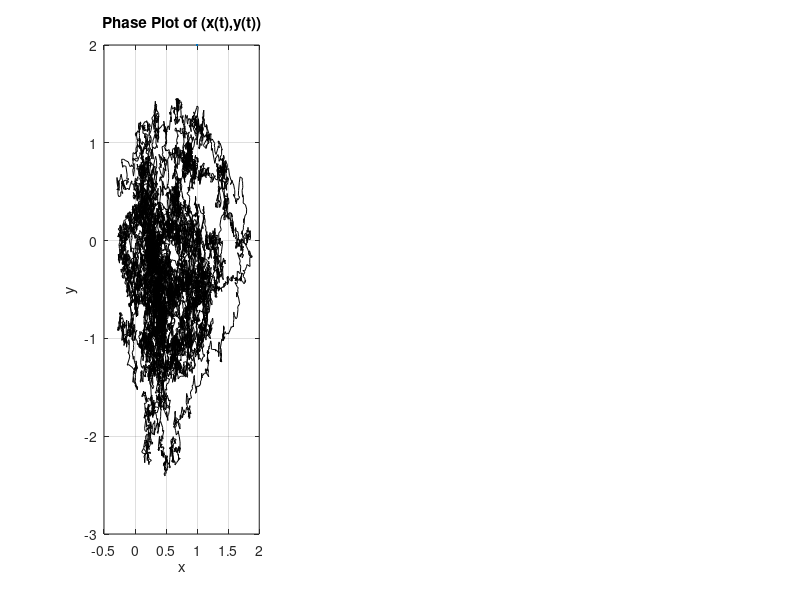

The MATLAB script that drew this image: (Note: this script raises an error after producing the figure.)
% Code corresponding to the dyad-interaction model in Sections 3.1 and 
% SI.4.1 - "A Nonlinear Dyad Model with Intermittent Extreme Events" of the
% paper "Assimilative Causal Inference".
%
% Authors: Marios Andreou, Nan Chen, Erik Bollt.
%
% Code Information: Application of Assimilative Causal Inference (ACI) to a 
% two-dimensional dyad-interaction dynamical system with intermittent extreme 
% events:
%
%       dx/dt = - d_xx + γxy + f_x + σ_x·dot(W)_x,
%       dy/dt = - d_yy - γx² + f_y + σ_y·dot(W)_y.
%
% This is a reduced-order conceptual model for low-frequency atmospheric 
% variability. It is also a conditional Gaussian nonlinear system (CGNS); See 
% Section 2.1 of the Supplementary Information. Extreme events in the 
% large-scale variable x are induced by the small-scale mode y in the form of 
% antidamping when y > d_x/γ. ACI is employed to study the causal relationship 
% y(t) → x over time t∈[0,T]. Therefore, x is assumed to be the observable, 
% while y is the unobserved variable. This code uses the same model parameter 
% values as those cited in the paper.
%
% Written and tested in MATLAB R2024b.
%
% MATLAB Toolbox and M-file Requirements:
% 
% Code used to obtain the required m-file scripts and MATLAB toolboxes:
% [fList, pList] = matlab.codetools.requiredFilesAndProducts('dyad_interaction_model.m');
%
% M-file Scripts:
%   ➤ dyad_interaction_model.m
%   ➤ progress_bar.m
%   ➤ simps.m (https://www.mathworks.com/matlabcentral/fileexchange/25754-simpson-s-rule-for-numerical-integration)
%
% Data:
%   ➤ N/A
%
% Toolboxes:
%   ➤ N/A
%
% GitHub Repository: https://github.com/marandmath/ACI_code
% MIT License Information: https://github.com/marandmath/ACI_code/blob/main/LICENSE

%%%%%%%%%%%%%%%%%%%%%%%%%%%%%%%%%%%%%%%%%%%%%%%%%%%%%%%%%%%%%%%%%%%%%%%%%%%%%%%%
%%%%%%%%%%%%%%%%%%%%%%%%%%%%%%%%  MODEL SETUP  %%%%%%%%%%%%%%%%%%%%%%%%%%%%%%%%%
%%%%%%%%%%%%%%%%%%%%%%%%%%%%%%%%%%%%%%%%%%%%%%%%%%%%%%%%%%%%%%%%%%%%%%%%%%%%%%%%

% Fixing the random number seed for reproducibility across each simulation.
rng(333)

% Total number of time steps within the given time interval.
N = 30000;
% Numerical integration time step.
dt = 0.001;
% Total simulation time.
T = N*dt;

% Observed variable.
x = zeros(1, N+1);
% Unobserved variable.
y = zeros(1, N+1);

% Damping of x.
d_x = 0.5;
% Damping of y.
d_y = 0.5;
% Feedback of the quadratic nonlinear term.
gamma = 2;
% Constant forcing in x.
F_x = 0.5;
% Constant forcing in y.
F_y = 1;

% Additive noise feedback in x.
sigma_x = 0.5;
% Additive noise feedback in y.
sigma_y = 1;

% Initial conditions.
x(1) = F_x/d_x;
y(1) = F_y/d_y;

% Observable coefficient matrix: Feedback of y in x.
L_x = zeros(1, N+1);
% Forcing in the observable process.
f_x = zeros(1, N+1);
% Noise feedback matrices in the observable process.
Sx_1 = sigma_x;
Sx_2 = 0;

% Unobservable coefficient matrix: Feedback of y in y.
L_y = -d_y;
% Forcing in the unobservable process.
f_y = zeros(1, N+1);
% Noise feedback matrices in the unobservable process.
Sy_1 = 0;
Sy_2 = sigma_y;

% Initiating the time-dependent model components.
L_x(1) = gamma * x(1);
f_x(1) = F_x - d_x * x(1);
f_y(1) = F_y - gamma * x(1).^2;

%%%%%%%%%%%%%%%%%%%%%%%%%%%%%%%%%%%%%%%%%%%%%%%%%%%%%%%%%%%%%%%%%%%%%%%%%%%%%%%%
%%%%%%%%%%%%%%%%%%%%%%%%  GENERATING THE TRUE SIGNALS  %%%%%%%%%%%%%%%%%%%%%%%%%
%%%%%%%%%%%%%%%%%%%%%%%%%%%%%%%%%%%%%%%%%%%%%%%%%%%%%%%%%%%%%%%%%%%%%%%%%%%%%%%%

for j = 2:N+1 

    % Wiener increments.
    dW_x = randn;
    dW_y = randn;

    % Updating the state variables based on the dynamical system equations.
    x(j) = x(j-1) + (L_x(j-1) * y(j-1) + f_x(j-1)) * dt ...
                  + Sx_1 * sqrt(dt) * dW_x + Sx_2 * sqrt(dt) * dW_y;
    y(j) = y(j-1) + (L_y * y(j-1) + f_y(j-1)) * dt ... 
                  + Sy_1 * sqrt(dt) * dW_x + Sy_2 * sqrt(dt) * dW_y;

    % Updating the time-dependent model components.
    L_x(j) = gamma * x(j);
    f_x(j) = F_x - d_x * x(j);
    f_y(j) = F_y - gamma * x(j)^2;

end

%%%%%%%%%%%%%%%%%%%%%%%%%%%%%%%%%%%%%%%%%%%%%%%%%%%%%%%%%%%%%%%%%%%%%%%%%%%%%%%%
%%%%%%%%%%%%%%%%%%%%%%%%%%%%%%%%%  FILTERING  %%%%%%%%%%%%%%%%%%%%%%%%%%%%%%%%%%
%%%%%%%%%%%%%%%%%%%%%%%%%%%%%%%%%%%%%%%%%%%%%%%%%%%%%%%%%%%%%%%%%%%%%%%%%%%%%%%%

% Sum of Grammians of the observable process' noise feedbacks.
S_xoS_x = Sx_1^2 + Sx_2^2;
% Inverse of the sum of the observational noise coefficients' Grammians.
S_xoS_x_inv = 1/S_xoS_x;
% Sum of Grammians of the unobservable process' noise feedbacks.
S_yoS_y =  Sy_1^2 + Sy_2^2;
% Noise cross-interactions between the observable and unobservable processes.
S_yoS_x = Sy_1*Sx_1 + Sy_2*Sx_2;
S_xoS_y = S_yoS_x.';

% Posterior filter mean of the latent variable y.
filter_mean = zeros(1, N+1);
% Initial value of the posterior filter mean.
filter_mean(1) = y(1);
% Posterior filter covariance matrix of the latent variable y.
filter_cov = zeros(1, N+1);
% Initial value of the posterior filter covariance. Choosing a positive definite 
% matrix as to preserve the positive-definiteness of the posterior covariance 
% matrices over time.
filter_cov(1) = 0.1;

mu0 = filter_mean(1);
R0 = filter_cov(1);

for j = 2:N+1
    
    dx = x(j) - x(j-1);
    aux = S_yoS_x + filter_cov(j-1) * L_x(j-1);

    % Update the posterior filter mean and posterior filter covariance using the
    % optimal nonlinear filter state estimation equations for CGNSs; See Section 
    % 2.1.2 of the Supplementary Information.
    mu = mu0 + (L_y * mu0 + f_y(j-1)) * dt ...
             + aux * S_xoS_x_inv * (dx - (L_x(j-1) * mu0 + f_x(j-1)) * dt);
    R = R0 + (L_y * R0 + R0 * L_y + S_yoS_y - aux * S_xoS_x_inv * aux) * dt;
    
    filter_mean(j) = mu;
    filter_cov(j) = R;
    mu0 = mu;
    R0 = R;

end

%%%%%%%%%%%%%%%%%%%%%%%%%%%%%%%%%%%%%%%%%%%%%%%%%%%%%%%%%%%%%%%%%%%%%%%%%%%%%%%%
%%%%%%%%%%%%%%%%%%%%%%%%%%%%%%%%%  SMOOTHING  %%%%%%%%%%%%%%%%%%%%%%%%%%%%%%%%%%
%%%%%%%%%%%%%%%%%%%%%%%%%%%%%%%%%%%%%%%%%%%%%%%%%%%%%%%%%%%%%%%%%%%%%%%%%%%%%%%%

% Posterior smoother mean of the latent variable y.
smoother_mean = zeros(1, N+1); 
% Posterior smoother covariance matrix of the latent variable y.
smoother_cov = zeros(1, N+1);

% Smoother runs backwards: "Initial" values of the smoother statistics (i.e., at
% the last time instant T) are the corresponding posterior filter statistics.
smoother_mean(N+1) = filter_mean(N+1);
smoother_cov(N+1) = filter_cov(N+1);

% Auxiliary matrices used for the calculation of the online smoother for this 
% CGNS. The online smoother is required for the calculation of the subjective 
% and objective causal influence range (CIR) lengths of y(t) → x at each time 
% t∈[0,T]. Notation used is consistent with that of the original CGNS online 
% smoother work and the accompanying martingale-free introduction to CGNSs 
% paper: 
%   10.48550/arXiv.2411.05870 and 10.48550/arXiv.2410.24056
E_j_matrices = zeros(1, N+1);
F_j_matrices = zeros(1, N+1);
G_x_j = L_x(N+1) + S_xoS_y / filter_cov(N+1);
G_y_j = L_y + S_yoS_y / filter_cov(N+1);
C_jj = 1 - G_y_j * dt;
H_j = filter_cov(N+1) \ (L_y * filter_cov(N+1) + filter_cov(N+1) * L_y + S_yoS_y);
K_j = S_xoS_x_inv * G_x_j;
E_j_matrices(N+1) = C_jj + S_yoS_x * K_j * dt;
F_j_matrices(N+1) = - filter_cov(N+1) * ( ...
                        K_j + (G_x_j * K_j * filter_cov(N+1) * K_j - filter_cov(N+1) \ H_j * filter_cov(N+1) * K_j + L_y * K_j) * dt ...
                        - L_x(N+1) * (S_xoS_x_inv + K_j * filter_cov(N+1) * K_j * dt) ...
                      );

muT = smoother_mean(N+1);
RT = smoother_cov(N+1);

for j = N:-1:1

    % Calculation of the online smoother auxiliary matrices.
    G_x_j = L_x(j) + S_xoS_y / filter_cov(j);
    G_y_j = L_y + S_yoS_y / filter_cov(j);
    C_jj = 1 - G_y_j * dt;
    H_j = filter_cov(j) \ (L_y * filter_cov(j) + filter_cov(j) * L_y + S_yoS_y);
    K_j = S_xoS_x_inv * G_x_j;
    E_j_matrices(j) = C_jj + S_yoS_x * K_j * dt;
    F_j_matrices(j) = - filter_cov(j) * ( ...
                        K_j + (G_x_j * K_j * filter_cov(j) * K_j - filter_cov(j) \ H_j * filter_cov(j) * K_j + L_y * K_j) * dt ...
                        - L_x(j) * (S_xoS_x_inv + K_j * filter_cov(j) * K_j * dt) ...
                      );

    dx = x(j+1) - x(j);
    A_j = L_y - S_yoS_x * S_xoS_x_inv * L_x(j);
    B_j = S_yoS_y - S_yoS_x * S_xoS_x_inv * S_xoS_y;

    % Update the posterior smoother mean and posterior smoother covariance using
    % the optimal nonlinear smoother state estimation backward equations for 
    % CGNSs; See Section 2.1.2 of the Supplementary Information.
    mu = muT - (L_y * muT + f_y(j) - B_j / filter_cov(j) * (filter_mean(j) - muT)) * dt ...
             + S_yoS_x * S_xoS_x_inv * (-dx + (L_x(j) * muT + f_x(j)) * dt);
    R = RT - ((A_j + B_j / filter_cov(j)) * RT + RT * (A_j + B_j / filter_cov(j)) - B_j) * dt;
    
    smoother_mean(j) = mu;
    smoother_cov(j) = R;
    muT = mu;
    RT = R;

end

%%%%%%%%%%%%%%%%%%%%%%%%%%%%%%%%%%%%%%%%%%%%%%%%%%%%%%%%%%%%%%%%%%%%%%%%%%%%%%%%
%%%%%%%%%%%%%%%%%%%%%  PLOTTING FILTER & SMOOTHER RESULTS  %%%%%%%%%%%%%%%%%%%%%
%%%%%%%%%%%%%%%%%%%%%%%%%%%%%%%%%%%%%%%%%%%%%%%%%%%%%%%%%%%%%%%%%%%%%%%%%%%%%%%%

% Plotting interval to be used throughout the run.
time_start_plot = 5;
time_end_plot = 25;

% Phase plot and time series of x and y.
figure('WindowState', 'maximized');

subplot(1, 3, 1)
plot(x(round(time_start_plot/dt)+1:round(time_end_plot/dt)+1), y(round(time_start_plot/dt)+1:round(time_end_plot/dt)+1), 'k', LineWidth=2)
title('Phase Plot of (x(t),y(t))')
xlabel('x')
ylabel('y')
grid on
fontsize(16, 'points')

subplot(1, 3, [2, 3])
plot(time_start_plot:dt:time_end_plot, x(round(time_start_plot/dt)+1:round(time_end_plot/dt)+1), 'm', LineWidth=2)
hold on
plot(time_start_plot:dt:time_end_plot, y(round(time_start_plot/dt)+1:round(time_end_plot/dt)+1), 'b', LineWidth=2)
yline(d_x/gamma, 'k--', LineWidth=2)
title('Time Series of x and y')
xlabel('t')
legend('x', 'y', 'Antidamping Threshold d_x/γ', NumColumns=3)
grid on
fontsize(16, 'points')

% Time series of the posterior filter and smoother Gaussian statistics of y.
figure('WindowState', 'maximized');

subplot(2, 1, 1)
plot(time_start_plot:dt:time_end_plot, y(round(time_start_plot/dt)+1:round(time_end_plot/dt)+1), 'b', LineWidth=2)
hold on
plot(time_start_plot:dt:time_end_plot, filter_mean(round(time_start_plot/dt)+1:round(time_end_plot/dt)+1), 'g', LineWidth=2)
plot(time_start_plot:dt:time_end_plot, smoother_mean(round(time_start_plot/dt)+1:round(time_end_plot/dt)+1), 'r', LineWidth=2)
yline(d_x/gamma, 'k--', LineWidth=2)
title('True and Posterior Mean Time Series of y')
xlabel('t')
ylabel('y')
legend('Truth', 'Filter', 'Smoother', 'Antidamping Threshold d_x/γ', NumColumns=4)
grid on
fontsize(16, 'points')

subplot(2, 1, 2)
plot(time_start_plot:dt:time_end_plot, filter_cov(round(time_start_plot/dt)+1:round(time_end_plot/dt)+1), 'g', LineWidth=2)
hold on
plot(time_start_plot:dt:time_end_plot, smoother_cov(round(time_start_plot/dt)+1:round(time_end_plot/dt)+1), 'r', LineWidth=2)
title('Posterior Variance of y')
xlabel('t')
ylabel('Var(y|x)')
legend('Filter', 'Smoother', NumColumns=2)
grid on
fontsize(16, 'points')

%%%%%%%%%%%%%%%%%%%%%%%%%%%%%%%%%%%%%%%%%%%%%%%%%%%%%%%%%%%%%%%%%%%%%%%%%%%%%%%%
%%%%%%%%%%%%%%%%%%%%%%%%%%%%%%%%  ACI ANALYSIS  %%%%%%%%%%%%%%%%%%%%%%%%%%%%%%%%
%%%%%%%%%%%%%%%%%%%%%%%%%%%%%%%%%%%%%%%%%%%%%%%%%%%%%%%%%%%%%%%%%%%%%%%%%%%%%%%%

% Calculating the ACI metric for y(t) → x at each time t∈[0,T].
signal_smoother_filter = 0.5 * (smoother_mean - filter_mean).^2 ./ filter_cov;
cov_ratio_smoother_filter = smoother_cov ./ filter_cov;
dispersion_smoother_filter = 0.5 * (-log(cov_ratio_smoother_filter) + cov_ratio_smoother_filter - 1);
ACI_metric = signal_smoother_filter + dispersion_smoother_filter;

% Implementation of the fixed-lag online smoother for CGNSs: 
%   10.48550/arXiv.2411.05870
% The online smoother is required for the calculation of the subjective and 
% objective causal influence range (CIR) lengths of y(t) → x at each time 
% t∈[0,T]. Notation used is consistent with that of the original CGNS online 
% smoother work and the accompanying martingale-free introduction to CGNSs 
% paper: 
%   10.48550/arXiv.2411.05870 and 10.48550/arXiv.2410.24056

% The fixed-lag parameter is set equal to the total number of observations, 
% N = ⌈T/Δt⌉, such that at each time instant the full backward algorithm is 
% carried out. This is because each online smoother distribution, pₙ(yʲ|x), is 
% needed for the calculation of the subjective and objective CIRs; See Section 
% 2.3 of the Supplementary Information.
fixed_lag = N+1;

% Saving the online smoother mean, online smoother covariance matrices, and 
% update matrices in a cell array where each row is another cell array with as 
% many columns as the cardinal number of the current row. Using such nested cell
% arrays efficiently simulates staggered arrays in MATLAB. This approach 
% efficiently preserves space in memory without defining unnecessarily large 
% high-order tensors to store the online smoother estimations and update 
% matrices. In these nested cell arrays, the first/parent index corresponds to 
% n∈{j,j+1,...,N} for the current observation xⁿ, while the second/child index 
% corresponds to j∈{0,1,...,N} for the time instant tⱼ at which we carry out the
% online smoother state estimation for yʲ=y(tⱼ).
online_fixed_mean = cell(N+1, 1);
online_fixed_cov = cell(N+1, 1);
update_matrices_fixed = cell(N-1, 1);
for n = 1:(N-1)
    update_matrices_fixed{n} = zeros(1, n+1);
    online_fixed_mean{n} = zeros(1, n);
    online_fixed_cov{n} = zeros(1, n);
end
for n = N:N+1
    online_fixed_mean{n} = zeros(1, n);
    online_fixed_cov{n} = zeros(1, n);
end

% Details of the online smoother algorithm for CGNSs are briefly reviewed in 
% Section 2.2 of the Supplementary Information.

% Need to do the first two observations manually.

% A single observation (n=1).
online_fixed_mean{1}(1) = filter_mean(1);
online_fixed_cov{1}(1) = filter_cov(1);

% Two observations (n=2).
online_fixed_mean{2}(2) = filter_mean(2);
online_fixed_cov{2}(2) = filter_cov(2);
if fixed_lag == 0

    online_fixed_mean{2}(1) = online_fixed_mean{1}(1);
    online_fixed_cov{2}(1) = online_fixed_cov{1}(1);

else

    aux_vec = filter_mean(1) ...
              - E_j_matrices(1) * ((1 + L_y * dt) * filter_mean(1) + f_y(1) * dt) ...
              + F_j_matrices(1) * (x(2) - x(1) - (L_x(1) * filter_mean(1) + f_x(1)) * dt);
    online_fixed_mean{2}(1) = E_j_matrices(1) * filter_mean(2) + aux_vec;
    aux_mat = filter_cov(1) ...
              - E_j_matrices(1) * (1 + L_y * dt) * filter_cov(1) ... 
              - F_j_matrices(1) * L_x(1) * filter_cov(1) * dt;
    online_fixed_cov{2}(1) = E_j_matrices(1) * filter_cov(2) * E_j_matrices(1) + aux_mat;

end

% Used for the text-based progress bar.
start_time = tic;

for n = 3:N+1

    % Text-based progress bar.
    progress_bar('Online Smoother Algorithm', n-2, length(3:N+1), start_time);

    online_fixed_mean{n}(n) = filter_mean(n);
    online_fixed_cov{n}(n) = filter_cov(n);

    if fixed_lag == 0

        online_fixed_mean{n}(n-1) = online_fixed_mean{n-1}(n-1);
        online_fixed_cov{n}(n-1) = online_fixed_cov{n-1}(n-1);

    else

        aux_vec = filter_mean(n-1) ...
                  - E_j_matrices(n-1) * ((1 + L_y * dt) * filter_mean(n-1) + f_y(n-1) * dt) ...
                  + F_j_matrices(n-1) * (x(n) - x(n-1) - (L_x(n-1) * filter_mean(n-1) + f_x(n-1)) * dt);
        online_fixed_mean{n}(n-1) = E_j_matrices(n-1) * filter_mean(n) + aux_vec;
        aux_mat = filter_cov(n-1) ...
                  - E_j_matrices(n-1) * (1 + L_y * dt) * filter_cov(n-1) ...
                  - F_j_matrices(n-1) * L_x(n-1) * filter_cov(n-1) * dt;
        online_fixed_cov{n}(n-1) = E_j_matrices(n-1) * filter_cov(n) * E_j_matrices(n-1) + aux_mat;

    end

    for j = (n-1):-1:1

        if  (1 <= j) && (j <= n-1-fixed_lag)

            online_fixed_mean{n}(j) = online_fixed_mean{n-1}(j);
            online_fixed_cov{n}(j) = online_fixed_cov{n-1}(j);

        elseif (n-fixed_lag <= j) && (j <= n-1)

            if j == n-1
                update_matrices_fixed{n-2}(n-1) = 1;
            elseif j == n-2
                update_matrices_fixed{n-2}(n-2) = E_j_matrices(n-2);
            else
                update_matrices_fixed{n-2}(j) = update_matrices_fixed{n-3}(j) * E_j_matrices(n-2);
            end
            online_mean_inov = online_fixed_mean{n}(n-1) - filter_mean(n-1);
            online_fixed_mean{n}(j) = online_fixed_mean{n-1}(j) + update_matrices_fixed{n-2}(j) * online_mean_inov;
            online_cov_inov = online_fixed_cov{n}(n-1) - filter_cov(n-1);
            online_fixed_cov{n}(j) = online_fixed_cov{n-1}(j) + update_matrices_fixed{n-2}(j) * online_cov_inov * update_matrices_fixed{n-2}(j);

        end        
    end
end

% Calculating the subjective CIR length for y(t) → x at each time t∈[0,T] and 
% for various orders O(10⁻ᵏ) of ε values. The associated objective CIR length is 
% also calculated using its computationally efficient underestimating 
% approximation. The theory behind the subjective and objective CIR length is 
% given in Section 1.5 of the Supplementary Information, while their 
% computational details for CGNSs are given in Section 2.3. 

% Letting 10⁻⁶ ≤ ε ≤ 10⁰‧⁵ with a resolution of 513 points.
epsilon_resolution = 513;
lowest_order = -6;
highest_order = 0.5;
eps_ord_values = flip(linspace(lowest_order, highest_order, epsilon_resolution));

% The following snippet instead uses a more adaptive mesh of ε, instead of a 
% purely logarithmic one as the above implementation, for a more realistic 
% integration of the subjective CIRs over ε for obtaining the exact 
% corresponding objective CIR.
% adaptive_point = -2;
% half_resolution = 250;
% eps_ord_values = unique([
%     flip(log10(linspace(10^adaptive_point, 10^highest_order, half_resolution))), ...
%     flip(linspace(lowest_order, adaptive_point, half_resolution))
% ], 'stable');

% Calculating the subjective and objective CIRs over the plotting time interval 
% of choice. We add a lookahead tolerance for the lagged observational time: 
%   T'∈[t,time_end_plot+lookahead_tolerance],
% to avoid observational saturation as t approaches time_end_plot.
lookahead_tolerance = 0.6;
first_idx = round(time_start_plot/dt)+1;
if time_end_plot+lookahead_tolerance < T
    last_idx = round((time_end_plot+lookahead_tolerance)/dt)+1;
else
    last_idx = round(time_end_plot/dt)+1;
end
plot_len = length(first_idx:last_idx);

subjective_CIR = zeros(length(eps_ord_values), plot_len);
approx_objective_CIR = zeros(1, plot_len);
% CIR relative entropy metric δ(T';t) (See Section 1.5.1 of the Supplementary 
% Information) used to calculate the approximate objective CIR via a time 
% integral over the lagged observational time T' instead of integrating 
% the associated subjective CIR over ε as in the definition to get the exact 
% objective CIR length; See Section 1.5.3 of the Supplementary Information. 
% Using the notation from Section 2.3 of the Supplementary Information, 
% RE_metric is Pₙʲ, with the rows of RE_metric corresponding to the natural time 
% t (i.e., j∈{first_idx,first_idx+1,...,last_idx} index) while the columns 
% correspond to the lagged observational time T' (i.e., n∈{j,j+1,...,last_idx} 
% index).
RE_metric = zeros(plot_len, plot_len); 
max_RE_metric = zeros(1, plot_len);

% Used for the text-based progress bar.
start_time = tic;

for eps_idx = 1:length(eps_ord_values)

    epsilon = 10^eps_ord_values(eps_idx);
    
    for j = first_idx:last_idx
    
        % Text-based progress bar.
        progress_bar('Calculation of the CIRs', j-first_idx+1+(eps_idx-1)*plot_len, length(eps_ord_values)*plot_len, start_time);
        
        % Calculation of the objective CIR length approximation.
        if eps_idx == 1

            % Calculating and storing Pₙʲ over n∈{j,j+1,...,last_idx} for a 
            % fixed j∈{first_idx,first_idx+1,...,last_idx}.
            RE_n = zeros(1, length(j:last_idx));
            for obs = j:last_idx
                cov_ratio = online_fixed_cov{end}(j) / online_fixed_cov{obs}(j);
                RE_n(obs-j+1) = 0.5 * (online_fixed_mean{end}(j) - online_fixed_mean{obs}(j))^2 / online_fixed_cov{obs}(j) ...
                                + 0.5 * (cov_ratio - 1 - log(cov_ratio));
            end
            max_RE_metric(j-first_idx+1) = max(RE_n);
            RE_metric(j-first_idx+1, 1:length(RE_n)) = RE_n;

            % If it is essentially zero then do not calculate the CIR and set 
            % equal to 0 instead (as to avoid operationally inflated CIR values
            % due to the normalization in the objective CIR approximation and
            % to numerical precision errors).
            RE_metric_threshold = 1e-5;
            if max(RE_n) > RE_metric_threshold

                % Estimation of the integral using a composite trapezoidal
                % rule.
                % approx_objective_CIR(j-first_idx+1) = trapz(RE_n)*dt/max(RE_n);

                % Estimation of the integral using a composite Simpson's 1/3 
                % rule for better accuracy.
                try
                    approx_objective_CIR(j-first_idx+1) = simps(RE_n)*dt/max(RE_n);
                catch
                    approx_objective_CIR(j-first_idx+1) = 0;
                end

            else

                approx_objective_CIR(j-first_idx+1) = 0;
            
            end

        end

        % Calculation of the subjective CIR length for this ε value.
        RE_n = RE_metric(j-first_idx+1, 1:length(j:last_idx));
        subj_CIR_idx = find(RE_n > epsilon, 1, 'last');
        if isempty(subj_CIR_idx)
            subj_CIR_idx = 0;
        end
        subjective_CIR(eps_idx, j-first_idx+1) = subj_CIR_idx*dt;
    end
end

%%%%%%%%%%%%%%%%%%%%%%%%%%%%%%%%%%%%  NOTE  %%%%%%%%%%%%%%%%%%%%%%%%%%%%%%%%%%%%
% When choosing a sufficiently large epsilon_resolution and a sufficiently large 
% k where 10⁻ᵏ ≤ ε, then the objective CIR at each time tⱼ can be calculated 
% through the definition by averaging the corresponding subjective CIR over ε 
% via a numerical quadrature method using the following command (the flip 
% operations are needed to put the ε (see eps_ord_values variable) interval in 
% ascending order):

% Estimation of the integral using a composite trapezoidal rule.
% defn_objective_CIR = trapz(10.^flip(eps_ord_values), flipud(subjective_CIR(:, 1:end-lookahead_tolerance/dt)), 1)./max_RE_metric(1:end-lookahead_tolerance/dt);

% Estimation of the integral using a composite Simpson's 1/3 rule for better 
% accuracy.
defn_objective_CIR = simps(10.^flip(eps_ord_values), flipud(subjective_CIR(:, 1:end-lookahead_tolerance/dt)), 1)./max_RE_metric(1:end-lookahead_tolerance/dt);

%%%%%%%%%%%%%%%%%%%%%%%%%%%%%%%%%%%%%%%%%%%%%%%%%%%%%%%%%%%%%%%%%%%%%%%%%%%%%%%%
%%%%%%%%%%%%%%%%%%%%%%%  PLOTTING ACI ANALYSIS RESULTS  %%%%%%%%%%%%%%%%%%%%%%%%
%%%%%%%%%%%%%%%%%%%%%%%%%%%%%%%%%%%%%%%%%%%%%%%%%%%%%%%%%%%%%%%%%%%%%%%%%%%%%%%%

% Time series of the ACI metric and objective CIR length for y(t) → x, as well 
% as heatmap of the subjective CIR length over time and ε.
figure('WindowState', 'maximized');

subplot(3, 1, 1)
plot(time_start_plot:dt:time_end_plot, ACI_metric(round(time_start_plot/dt)+1:round(time_end_plot/dt)+1), 'k', LineWidth=2)
title('ACI Metric for y(t) \rightarrow x')
xlabel('t')
ylabel('Relative Entropy')
grid on
fontsize(16, 'points')

subplot(3, 1, 2)
xx = time_start_plot:dt:time_end_plot;
yy = eps_ord_values;
[X, Y] = meshgrid(xx, yy);
% pcolor(X, Y, log10(subjective_CIR(:, 1:end-lookahead_tolerance/dt)./max_RE_metric(1:end-lookahead_tolerance/dt)));
pcolor(X, Y, log10(subjective_CIR(:, 1:end-lookahead_tolerance/dt)));
shading interp
colormap("jet")
clim([-2, 0.5])
cb = colorbar('eastoutside', Ticks=-2:0.5:0.5, TickLabels=arrayfun(@(x) sprintf('10^{%.1f}', x), -2:0.5:0.5, 'UniformOutput', false));
cb.Position(1) = cb.Position(1) + 0.1;
cb.Position(3) = 0.015;
ylim([lowest_order, highest_order])
set(gca, 'YDir','reverse')
title('Subjective CIR Length for y(t) \rightarrow x (Logarithmic Scale)')
xlabel('t')
ylabel('ε')
yticks(lowest_order:highest_order)
yticklabels(arrayfun(@(x) sprintf('10^{%d}', x), lowest_order:highest_order, 'UniformOutput', false))
fontsize(16, 'points')

subplot(3, 1, 3)
plot(time_start_plot:dt:time_end_plot, x(round(time_start_plot/dt)+1:round(time_end_plot/dt)+1), 'm', LineWidth=2)
hold on
plot(time_start_plot:dt:time_end_plot, y(round(time_start_plot/dt)+1:round(time_end_plot/dt)+1), 'b', LineWidth=2)
yline(d_x/gamma, 'k--', LineWidth=2)
% Plotting the objective CIR length whiskers extending forward in time from each 
% y(t) at uniform intervals for optimal plotting.
% Whisker-plotting interval measured in indices.
whisker_interval = 40; 
for j = round(time_start_plot/dt)+1:whisker_interval:round(time_end_plot/dt)+1
    plot([(j-1)*dt, (j-1)*dt+approx_objective_CIR(j-round(time_start_plot/dt))], [y(j), y(j)], 'color', [0, 0.2470, 0.5410, 0.4], 'LineWidth', 0.5)
    plot((j-1)*dt+approx_objective_CIR(j-round(time_start_plot/dt)), y(j), 'color', [0 0.2470 0.5410], 'marker', '|')
end
xlim([time_start_plot, time_end_plot])
title('Time Series and Objective CIR Length for y(t) \rightarrow x')
xlabel('t')
legend('x', 'y', 'Antidamping Threshold d_x/γ', 'Objective CIR Length', NumColumns=4)
set(gca,'XGrid', 'on', 'YGrid', 'off')
fontsize(16, 'points')

% Heatmap of the normalized CIR relative entropy metric for y(t) → x: 
%   δ(T';t)/max{δ(T';t): T'∈[t,T]},
% over natural time t∈[0,T] and lagged observational time after t, T'-t∈[0,T],
% and comparison of the time series of the objective CIR length values for 
% y(t) → x calculated using the definition and computationally efficient 
% underestimate approximation.
figure('WindowState', 'maximized');

subplot(3, 2, 1:4)
% Choosing a smaller lagged observational time window for optimal plotting:
%   lag_obs_time_end_plot∈[0,time_end_plot-time_start_plot]
% Note that T'∈[t,T] at each t∈[0,T].
lag_obs_time_end_plot = 5;
data = log10(RE_metric(1:end-lookahead_tolerance/dt, 1:end-lookahead_tolerance/dt).'./max_RE_metric(1:end-lookahead_tolerance/dt));
data(data == -Inf) = NaN;
h = imagesc([time_start_plot time_end_plot], [0, lag_obs_time_end_plot], data(1:round(lag_obs_time_end_plot/dt)+1,:));
set(h, 'AlphaData', ~isnan(data(1:round(lag_obs_time_end_plot/dt)+1,:)))
colormap("jet")
clim([-10, 0])
cb = colorbar('eastoutside', Ticks=-10:0, TickLabels=arrayfun(@(x) sprintf('10^{%.1f}', x), -10:0, 'UniformOutput', false));
cb.Position(1) = cb.Position(1) + 0.1;
cb.Position(3) = 0.015;
set(gca, 'Color', [0.7, 0.7, 0.7])
set(gca, 'YDir','reverse')
ylim([0, lag_obs_time_end_plot])
title("Normalized CIR Relative Entropy Metric for y(t) \rightarrow x: δ(T';t)/max_{T'\in[t,T]}\{δ(T';t)\} (Logarithmic Scale)")
xlabel('t (Natural Time)')
ylabel("T'-t (Lagged Observational Time After t)")
fontsize(16, 'points')

subplot(3, 2, [5, 6])
plot(time_start_plot:dt:time_end_plot, approx_objective_CIR(1:end-lookahead_tolerance/dt), 'color', [0 0.2470 0.5410], LineWidth=2)
hold on
plot(time_start_plot:dt:time_end_plot, defn_objective_CIR, 'r', LineWidth=2)
title('Comparison of the Objective CIR Length Algorithms for y(t) \rightarrow x: Definition vs Approximation')
xlabel('t')
ylabel('Objective CIR Length')
legend('Efficient Approximation', 'Definition', NumColumns=2)
grid on
fontsize(16, 'points')